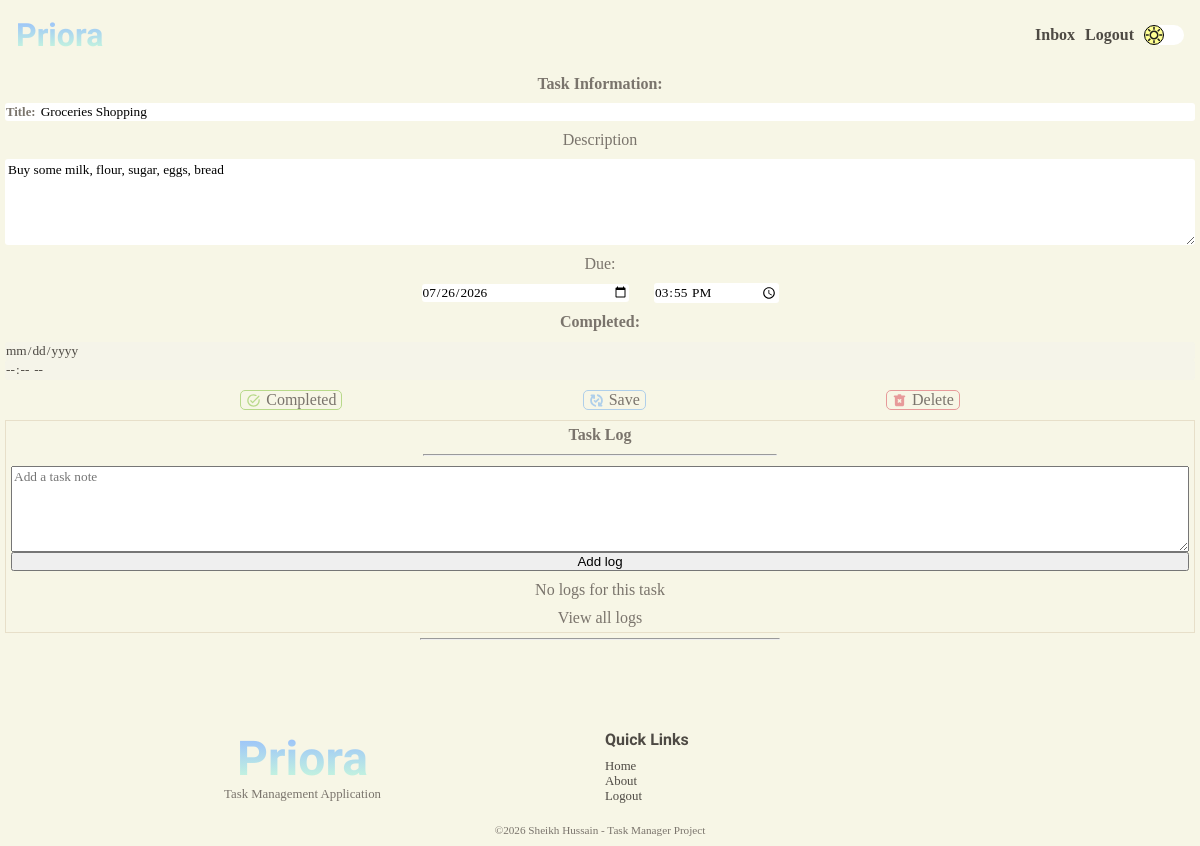
Page /user/task/20 (signed in) on the earlier database version.
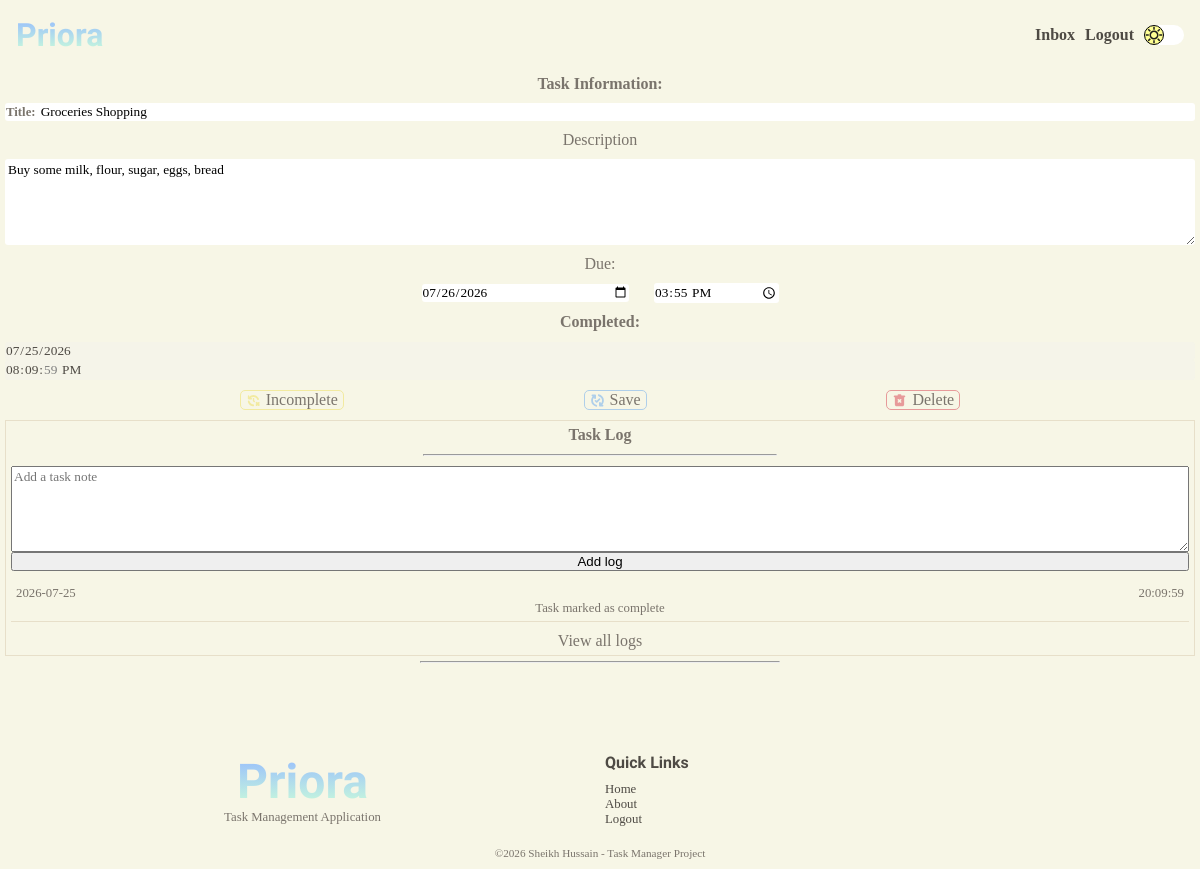
Same page on the later database version.
### tables this page shows
CREATE TABLE "tasks" (
                            "task_id"	INTEGER NOT NULL UNIQUE,
                            "user_id"	INTEGER NOT NULL,
                            "title"	TEXT NOT NULL,
                            "description"	TEXT NOT NULL,
                            "due_date"	TEXT NOT NULL,
                            "due_time"	TEXT NOT NULL,
                            "completion_date"	TEXT,
                            "completion_time"	TEXT,
                            "completed"	INTEGER NOT NULL DEFAULT 0,
                            PRIMARY KEY("task_id" AUTOINCREMENT),
                            FOREIGN KEY("user_id") 
                                REFERENCES "users"("user_id")
                                ON DELETE CASCADE
                            );

CREATE TABLE "task_logs" (
                            "log_id"	INTEGER NOT NULL UNIQUE,
                            "task_id"	INTEGER NOT NULL,
                            "user_id"   INTEGER NOT NULL,
                            "date"	TEXT NOT NULL,
                            "time"	TEXT NOT NULL,
                            "comment"	TEXT NOT NULL,
                            PRIMARY KEY("log_id" AUTOINCREMENT),
                            FOREIGN KEY("task_id") 
                                REFERENCES "tasks"("task_id")
                                ON DELETE CASCADE,
                            FOREIGN KEY ("user_id")
                                REFERENCES "users"("user_id")
                                ON DELETE CASCADE
                            );

### app.py (the view)
@app.route("/user/task/<int:task_id>", methods=["GET", "POST"])
@login_required
@password_reset_required
def task(task_id):
    user = find_user_by_id(session.get("user-id"))
    task = search_task_by_id(task_id, user)
    title = f"{task['title']}"
    logs = get_task_logs(task_id, user)
    date = datetime.now().replace(microsecond=0).date()
    today = f"{date}"
    overdue = bool(task["due_date"] < today)
    return render_template(
        "tasks/task-page.html",
        title=title,
        task=task,
        logs=logs,
        overdue=overdue,
        today=today,
    )

### app.py (called while the page is built)
@app.after_request
def security_headers(response):
    response.headers["Content-Security-Policy"] = (
        "default-src 'self'; "
        "script-src 'self'; "
        "style-src 'self' https://fonts.googleapis.com; "
        "font-src 'self' https://fonts.gstatic.com;"
    )
    return response

### services/auth.py (called while the page is built)
def login_required(f):
    @wraps(f)
    def decorated_function(*args, **kwargs):
        if session.get("user-id") is None:
            return redirect(url_for("login"))
        return f(*args, **kwargs)
    return decorated_function

def password_reset_required(f):
    @wraps(f)
    def decorated_function(*args, **kwargs):
        reset_req = is_reset_req(session.get("user-id"))
        if reset_req:
            return redirect(url_for("change_password"))
        return f(*args, **kwargs)
    return decorated_function

### services/database.py (called while the page is built)
def connect_database():
    os.makedirs("instance", exist_ok=True)
    connection = sqlite3.connect("instance/task-manager.db")
    connection.row_factory = sqlite3.Row
    connection.execute("PRAGMA foreign_keys = ON;")
    return connection

def find_user_by_id(user_id):
    connection = connect_database()
    cursor = connection.cursor()
    try:
        cursor.execute(
            """SELECT * FROM users WHERE user_id = ?;""",
            (user_id,),
        )
        user = cursor.fetchone()
        return user
    except Exception as e:
        print(e)
        return False
    finally:
        connection.close()

def is_reset_req(user_id):
    connection = connect_database()
    cursor = connection.cursor()
    try:
        cursor.execute(
            """SELECT reset FROM users WHERE user_id = ?;""",
            (user_id,),
        )
        required = cursor.fetchone()
        return bool(required and required["reset"] == 1)
    except Exception as e:
        print(e)
        return False
    finally:
        connection.close()

def find_task_by_id(task_id, user_id):
    connection = connect_database()
    cursor = connection.cursor()
    try:
        cursor.execute(
            """SELECT * FROM tasks WHERE task_id = ? AND user_id = ?;""",
            (task_id, user_id),
        )
        task = cursor.fetchone()
        return task
    except Exception as e:
        print(e)
        return False
    finally:
        connection.close()

### services/tasks.py (called while the page is built)
def search_task_by_id(task_id, user):
    user_id = user["user_id"]
    task = find_task_by_id(task_id, user_id)
    if task:
        return task
    return None

### templates/tasks/task-page.html (shortened to what this page needs)
{% extends 'layout.html' %} {% block content %}
<section class="task-view-section">
  <div class="task-view">
    <form
      action="{{ url_for('update_task', task_id = task['task_id']) }}"
      method="post"
      id="edit-task-form"
    >
      <p><strong>Task Information:</strong></p>
      <div class="task-view-input-box">
        <p>Title:</p>
        <input
          type="text"
          name="title"
          id="title"
          value="{{ task['title'].title() }}"
        />
      </div>
      <p>Description</p>
      <textarea name="description" id="description" rows="5">
{{ task['description'] }}</textarea
      >
      <p>Due:</p>
      <div class="task-view-due">
        <input
          type="date"
          name="due-date"
          id="due-date"
          value="{{ task['due_date'] }}"
          min = {{today}}
        />
        <input
          type="time"
          name="due-time"
          id="due-time"
          value="{{ task['due_time'] }}"
        />
      </div>
      <p><strong>Completed:</strong></p>
      <div class="task-view-completed">
        <input
          type="date"
          name="completed-date"
          id="completed-date"
          value="{{ task['completion_date'] }}"
          disabled
        />
        <input
          type="time"
          name="completed-time"
          id="completed-time"
          value="{{ task['completion_time'] }}"
          disabled
        />
      </div>
      <div class="task-view-buttons-section">
        {% if task['completed'] == 0 %}
        <button
          formaction="{{url_for('task_complete', task_id=task['task_id'])}}"
          type="submit"
          formmethod="post"
          class="task-view-button complete"
        >
          <p>Completed</p>
        </button>
        {% else %}
        <button
          formaction="{{url_for('task_complete', task_id=task['task_id'])}}"
          type="submit"
          formmethod="post"
          class="task-view-button incomplete"
        >
          <p>Incomplete</p>
        </button>
        {% endif %}
        <button
          form="edit-task-form"
          type="submit"
          formmethod="post"
          class="task-view-button save-changes"
        >
          <p>Save</p>
        </button>
        <button
          formaction="{{url_for('delete_task', task_id=task['task_id'])}}"
          type="submit"
          formmethod="post"
          class="task-view-button delete-task"
        >
          <p>Delete</p>
        </button>
      </div>
    </form>
  </div>
  <div class="task-view-log">
    <div class="task-log">
      <p><strong>Task Log</strong></p>
      <hr />
      <form
        action="{{url_for('add_task_log', task_id = task['task_id'])}}"
        method="post"
        class="add-log-form"
      >
        <textarea
          name="comment"
          id="comment"
          rows="5"
          placeholder="Add a task note"
        ></textarea>
        <input type="submit" value="Add log" />
      </form>
      {% if logs %} {% for log in logs %}
      <div class="log">
        <div class="log-info">
          <p>{{ log['date']}}</p>
          <p>{{ log['time']}}</p>
        </div>
        <div class="log-description">
          <p>{{ log['comment'] }}</p>
        </div>
      </div>
      {% endfor %} {% else %}
      <p>No logs for this task</p>
      {% endif %}
      <a href="{{ url_for('all_logs', task_id = task['task_id'])}}"
        ><p>View all logs</p></a
      >
    </div>
  </div>
</section>
{% endblock content %}

### templates/layout.html (shortened to what this page needs)
<!doctype html>
<html lang="en">
  <head>
    <link
      rel="stylesheet"
      href="{{ url_for('static', filename='css/styles.css' )}}"
    />
  </head>
  <body>
    <header>{% include 'header.html' %}</header>
    <main>{% block content %}{% endblock content %}</main>
    <footer>{% include 'footer.html' %}</footer>
  </body>
</html>

### templates/header.html (shortened to what this page needs)
<div class="nav-bar">
  <div>
    <a href="{{ url_for('home')}}"><h1 class="gradient-text">Priora</h1></a>
  </div>
  <div>
    <nav>
      <ul>
        {% if session.get('user-id') %}
        <li><a href="{{ url_for('account') }}">Inbox</a></li>
        <li>
          <form action="{{ url_for('logout') }}" method="post">
            <input type="submit" value="Logout" class="logout-button" />
          </form>
        </li>
        {% else %}
        <li><a href="{{ url_for('home') }}">Home</a></li>
        <li><a href="{{ url_for('about') }}">About</a></li>
        <li><a href="{{ url_for('home') }}#features">Features</a></li>
        <li><a href="{{ url_for('login') }}">Login</a></li>
        {% endif %}
        <li>
          <div class="night-mode-button">
            <div class="night-mode-inner-button"></div>
          </div>
        </li>
      </ul>
    </nav>
  </div>
</div>

### templates/footer.html (shortened to what this page needs)
<div class="horizontal-line">
  <hr />
</div>
<div class="space"></div>
<section class="footer-section">
  <div class="footer-top">
    <div>
      <a href="{{ url_for('home')}}"><h1 class="gradient-text">Priora</h1></a>
      <p>Task Management Application</p>
    </div>
    <div>
      <p><strong>Quick Links</strong></p>
      <ul>
        <li><a href="{{ url_for('home') }}">Home</a></li>
        <li><a href="{{ url_for('about') }}">About</a></li>
        {% if session.get('user-id') %}
        <li>
          <form action="{{ url_for('logout') }}" method="post">
            <input type="submit" value="Logout" class="logout-button-footer" />
          </form>
        </li>
        {% else %}
        <li><a href="{{url_for('login')}}">Login</a></li>
        <li><a href="{{ url_for('register')}}">Register</a></li>
        {% endif %}
      </ul>
    </div>
  </div>
  <div class="footer-bottom">
    <p>©2026 Sheikh Hussain - Task Manager Project</p>
  </div>
</section>

### static/css/base.css (style rules this page uses)
:root { --bg-color: #F7F6E6; --bg-task-card: white; --surface-color: #FFFFFF; --surface-secondary: #FFF8EF; --hero-gradient: linear-gradient(90deg, #CDFFD8 0%, #94B9FF 100%); --hero-bg-mb: url('/static/media/light-bg-mobile.gif'); --hero-bg-dk: url('/static/media/light-bg-desktop.gif'); --box-shadow: #4E4A44; --night-mode-button: url('/static/media/day.svg'); --primary-text: #4E4A44; --secondary-text: #7A746C; --accent-peach: #FFDFBD; --accent-beige: #E2C0AE; --accent-green: #D9E9B1; --accent-yellow: #F2EAA0; --border-color: #E7DFC9; --scrollbar-color: #E2C0AE; --success: #B8D98A; --warning: #F2EAA0; --danger: #E79A9A; --info: #AFCFEA; }
* { box-sizing: border-box; margin: 0; padding: 0; scrollbar-width: thin; scrollbar-color: #94B9FF var(--bg-color); }
html { overflow-x: hidden; scroll-behavior: smooth; }
body { background-color: var(--bg-color); font-family: cursive; overflow-x: hidden; }
h1, h2, h3, h4, h5, h6 { color: var(--primary-text) }
h1 { font-family: 'Leckerli One', cursive; }
p { color: var(--secondary-text); font-family: cursive; }
a { text-decoration: none; color: var(--primary-text) }
hr { width: 30%; color: var(--primary-text); }
.horizontal-line { width: 100%; display: flex; justify-content: center; }
.space { height: 10vh; }

### static/css/components/header.css (style rules this page uses)
.nav-bar { display: flex; padding: 1rem; justify-content: space-between; align-items: center; text-align: center; }
.nav-bar nav ul { display: flex; gap: 5px; align-items: center; justify-content: center; }
.nav-bar nav ul li { list-style-type: none; font-family: cursive; font-size: 0.8rem; }
.nav-bar nav ul li a { color: var(--primary-text); font-weight: bold; }
.night-mode-button { width: 40px; height: 20px; border-radius: 50px; background-color: white; transition: background-color 1s ease-in-out; }
.night-mode-inner-button { border: 1px solid black; height: 100%; width: 50%; border-radius: 100%; justify-content: center; align-items: center; display: flex; background-image: url('/static/media/day.svg'); background-position: center; background-repeat: no-repeat; background-size: contain; transition: transform 1s ease, background-image 1s ease-in-out; background-color: rgb(255, 255, 148); }
.logout-button { border: none; background: none; color: var(--primary-text); font-family: cursive; font-weight: bold; font-size: 0.8rem; }
@media screen and (min-width: 1000px) { .nav-bar nav ul li { font-size: 1rem; } }
@media screen and (min-width: 1000px) { .nav-bar { display: flex; padding: 1rem; justify-content: space-between; } }
@media screen and (min-width: 1000px) { .nav-bar nav ul { display: flex; gap: 10px; } }
@media screen and (min-width: 1000px) { .nav-bar nav ul li { list-style-type: none; } }
@media screen and (min-width: 1000px) { .logout-button { font-size: 1rem; } }

### static/css/components/footer.css (style rules this page uses)
.footer-section { padding: 10px; display: flex; flex-direction: column; justify-content: space-between; gap: 20px; }
.footer-top { display: grid; grid-template-columns: repeat(1, 1fr); gap: 10px; }
.footer-top h1 { font-size: 3rem; ; }
.footer-top p { font-size: 0.8rem; }
.footer-top>div { width: 100%; }
.footer-top div:nth-child(1) { text-align: center; }
.footer-top strong { font-size: 1rem; font-weight: bold; font-family: 'Leckerli One', cursive; color: var(--primary-text); }
.footer-top div ul { margin-top: 10px; }
.footer-top div ul li { list-style-type: none; font-size: 0.8rem; }
.logout-button-footer { font-size: 0.8rem; background: none; border: none; color: var(--primary-text); font-family: cursive; }
.footer-bottom { width: 100%; text-align: center; font-size: 0.7rem; }
@media screen and (min-width: 1000px) { .footer-top { grid-template-columns: repeat(2, 1fr); } }

### static/css/pages/main/home.css (style rules this page uses)
.gradient-text { background: linear-gradient(0deg, #CDFFD8, #94B9FF); -webkit-background-clip: text; background-clip: text; color: transparent; }
@media screen and (min-width: 1000px) { .nav-bar nav ul li { font-size: 1rem; } }
@media screen and (min-width: 1000px) { .nav-bar { display: flex; padding: 1rem; justify-content: space-between; } }
@media screen and (min-width: 1000px) { .nav-bar nav ul { display: flex; gap: 10px; } }
@media screen and (min-width: 1000px) { .nav-bar nav ul li { list-style-type: none; } }

Differences in the rows shown:
changed tasks "Groceries Shopping": completed-date (not shown) → "07/25/2026"; completed-time (not shown) → "20:09:59"; completed 0 → 1 (drawn)
added task_logs: date "2026-07-25", time "20:09:59", comment "Task marked as complete"
Other differences:
text no longer shown: "Completed No logs for this task"
text now shown: "Incomplete"
